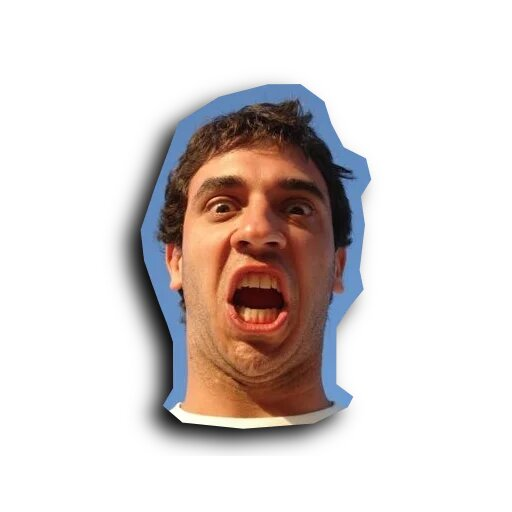
#> input picture bindings/python/img/guille.jpg, 512 x 512 px
$ python -i image_utils.py   (imports and definitions only)
#> lines starting #> are read from the running program, lines starting #| are printed output that depends on the picture
#!/usr/bin/env python
"""
ImageUtils - Image processing utilities for RGB LED Matrix applications.

Provides common image operations like scaling, cropping, and format conversion
optimized for small matrix displays.
"""

import os
from PIL import Image, ImageEnhance, ImageOps, ImageFilter, ImageDraw
import requests
from io import BytesIO


class ImageUtils:
    """
    Utility class for image processing operations commonly needed
    in RGB LED Matrix applications.
    """

    # [122 lines left out: functions scale_image_to_fit, crop_center, download_image, not called in this run]

    @staticmethod
    def enhance_image(image, brightness=1.0, contrast=1.0, saturation=1.0, sharpness=1.0):
        """
        Enhance image properties.

        Args:
            image: PIL Image object
            brightness: Brightness factor (1.0 = no change)
            contrast: Contrast factor (1.0 = no change)
            saturation: Saturation factor (1.0 = no change)
            sharpness: Sharpness factor (1.0 = no change)

        Returns:
            PIL Image object
        """
        result = image

        if brightness != 1.0:
            enhancer = ImageEnhance.Brightness(result)
            result = enhancer.enhance(brightness)

        if contrast != 1.0:
            enhancer = ImageEnhance.Contrast(result)
            result = enhancer.enhance(contrast)

        if saturation != 1.0:
            enhancer = ImageEnhance.Color(result)
            result = enhancer.enhance(saturation)

        if sharpness != 1.0:
            enhancer = ImageEnhance.Sharpness(result)
            result = enhancer.enhance(sharpness)

        return result

    # [149 lines left out: functions remove_background, create_placeholder, apply_matrix_effect, ensure_rgb, not called in this run]

>>> import cv2
>>> picture = cv2.imread('../../img/guille.jpg', cv2.IMREAD_GRAYSCALE)
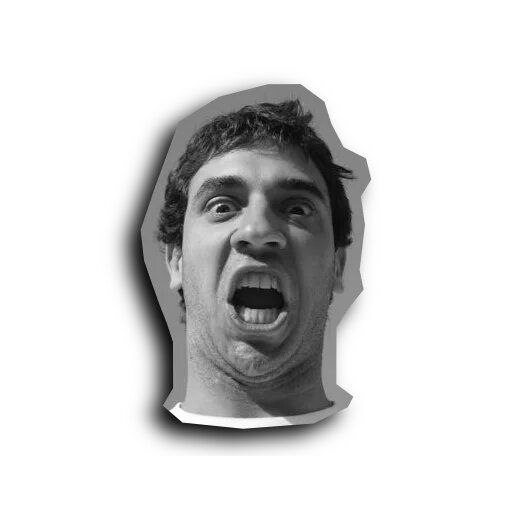
#> picture: shape (512, 512); min 0, max 255, mean 214.3
>>> result = ImageUtils().enhance_image(picture)
